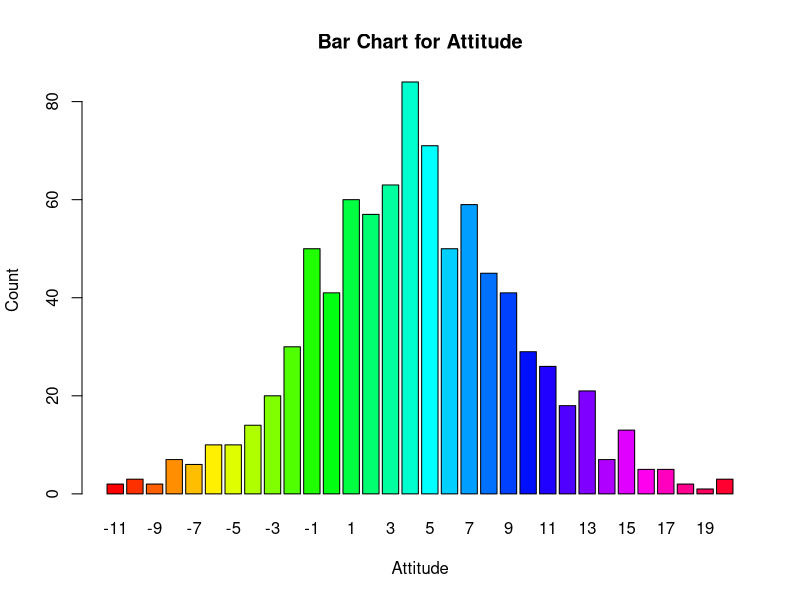
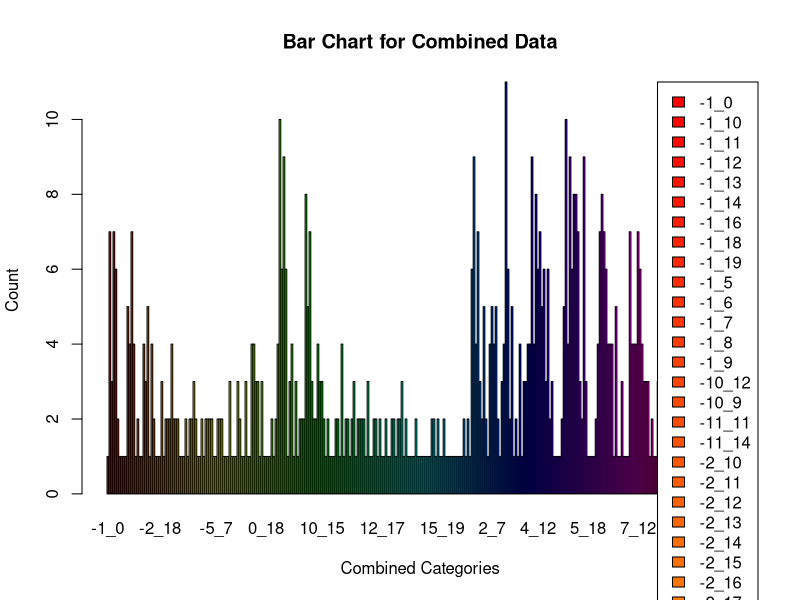

The R source for these figures, in order:
# Read the data from guna.csv
data <- read.csv("guna1.csv")

# Create a bar chart for Attitude (replace "AttitudeColumn" with your column name)
attitude_counts <- table(data$Attitude)
bar_colors <- rainbow(length(attitude_counts)) # Generate colors for the bars

# Create the bar chart
barplot(
  attitude_counts,
  main = "Bar Chart for Attitude",
  xlab = "Attitude",
  ylab = "Count",
  col = bar_colors, # Assign colors to the bars
  #legend.text = names(attitude_counts), # Use the Attitude values for the legend
  args.legend = list(x = "topright") # Adjust legend position
)

# Read the data from guna.csv
data <- read.csv("guna1.csv")
summary(data)
# Combine data from multiple columns (replace "Column1" and "Column2" with your column names)
combined_data <- paste(data$Attitude, data$Apptitude, sep = "_")

# Calculate counts for the combined data
combined_counts <- table(combined_data)

# Generate colors for the bars
bar_colors <- rainbow(length(combined_counts))

# Create the bar chart
barplot(
  combined_counts,
  main = "Bar Chart for Combined Data",
  xlab = "Combined Categories",
  ylab = "Count",
  col = bar_colors,
  legend.text = names(combined_counts),
  args.legend = list(x = "topright")
)
